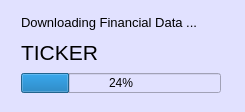
<?xml version="1.0" encoding="UTF-8"?>
<ui version="4.0">
 <class>main_dl</class>
 <widget class="QWidget" name="main_dl">
  <property name="geometry">
   <rect>
    <x>0</x>
    <y>0</y>
    <width>241</width>
    <height>108</height>
   </rect>
  </property>
  <property name="sizePolicy">
   <sizepolicy hsizetype="Fixed" vsizetype="Fixed">
    <horstretch>0</horstretch>
    <verstretch>0</verstretch>
   </sizepolicy>
  </property>
  <property name="minimumSize">
   <size>
    <width>241</width>
    <height>108</height>
   </size>
  </property>
  <property name="maximumSize">
   <size>
    <width>241</width>
    <height>108</height>
   </size>
  </property>
  <property name="font">
   <font>
    <family>Segoe UI</family>
    <pointsize>12</pointsize>
   </font>
  </property>
  <property name="windowTitle">
   <string>Downloading</string>
  </property>
  <property name="styleSheet">
   <string notr="true">background-color: rgb(225, 225, 255);</string>
  </property>
  <layout class="QHBoxLayout" name="horizontalLayout">
   <property name="sizeConstraint">
    <enum>QLayout::SetMinimumSize</enum>
   </property>
   <item>
    <widget class="QFrame" name="fr_main">
     <property name="sizePolicy">
      <sizepolicy hsizetype="Minimum" vsizetype="Fixed">
       <horstretch>0</horstretch>
       <verstretch>0</verstretch>
      </sizepolicy>
     </property>
     <property name="minimumSize">
      <size>
       <width>223</width>
       <height>90</height>
      </size>
     </property>
     <property name="maximumSize">
      <size>
       <width>223</width>
       <height>90</height>
      </size>
     </property>
     <property name="font">
      <font>
       <family>Segoe UI</family>
       <pointsize>12</pointsize>
      </font>
     </property>
     <property name="frameShape">
      <enum>QFrame::NoFrame</enum>
     </property>
     <property name="frameShadow">
      <enum>QFrame::Raised</enum>
     </property>
     <widget class="QWidget" name="">
      <property name="geometry">
       <rect>
        <x>10</x>
        <y>2</y>
        <width>202</width>
        <height>83</height>
       </rect>
      </property>
      <layout class="QVBoxLayout" name="verticalLayout">
       <item>
        <widget class="QLabel" name="lb_download">
         <property name="sizePolicy">
          <sizepolicy hsizetype="Fixed" vsizetype="Fixed">
           <horstretch>0</horstretch>
           <verstretch>0</verstretch>
          </sizepolicy>
         </property>
         <property name="minimumSize">
          <size>
           <width>200</width>
           <height>20</height>
          </size>
         </property>
         <property name="maximumSize">
          <size>
           <width>200</width>
           <height>20</height>
          </size>
         </property>
         <property name="font">
          <font>
           <family>Segoe UI</family>
           <pointsize>12</pointsize>
          </font>
         </property>
         <property name="text">
          <string>&lt;html&gt;&lt;head/&gt;&lt;body&gt;&lt;p&gt;&lt;span style=&quot; font-size:10pt;&quot;&gt;Downloading Financial Data ...&lt;/span&gt;&lt;/p&gt;&lt;/body&gt;&lt;/html&gt;</string>
         </property>
        </widget>
       </item>
       <item>
        <widget class="QLabel" name="lb_stockName">
         <property name="sizePolicy">
          <sizepolicy hsizetype="Preferred" vsizetype="Preferred">
           <horstretch>0</horstretch>
           <verstretch>0</verstretch>
          </sizepolicy>
         </property>
         <property name="minimumSize">
          <size>
           <width>200</width>
           <height>28</height>
          </size>
         </property>
         <property name="maximumSize">
          <size>
           <width>200</width>
           <height>28</height>
          </size>
         </property>
         <property name="font">
          <font>
           <family>Segoe UI</family>
           <pointsize>15</pointsize>
          </font>
         </property>
         <property name="text">
          <string>&lt;html&gt;&lt;head/&gt;&lt;body&gt;&lt;p&gt;&lt;span style=&quot; font-size:16pt;&quot;&gt;TICKER&lt;/span&gt;&lt;/p&gt;&lt;/body&gt;&lt;/html&gt;</string>
         </property>
        </widget>
       </item>
       <item>
        <widget class="QProgressBar" name="prog_progbar">
         <property name="minimumSize">
          <size>
           <width>200</width>
           <height>20</height>
          </size>
         </property>
         <property name="maximumSize">
          <size>
           <width>200</width>
           <height>20</height>
          </size>
         </property>
         <property name="value">
          <number>24</number>
         </property>
        </widget>
       </item>
      </layout>
     </widget>
     <zorder>lb_stockName</zorder>
     <zorder>lb_download</zorder>
     <zorder>prog_progbar</zorder>
    </widget>
   </item>
  </layout>
 </widget>
 <resources/>
 <connections/>
</ui>
